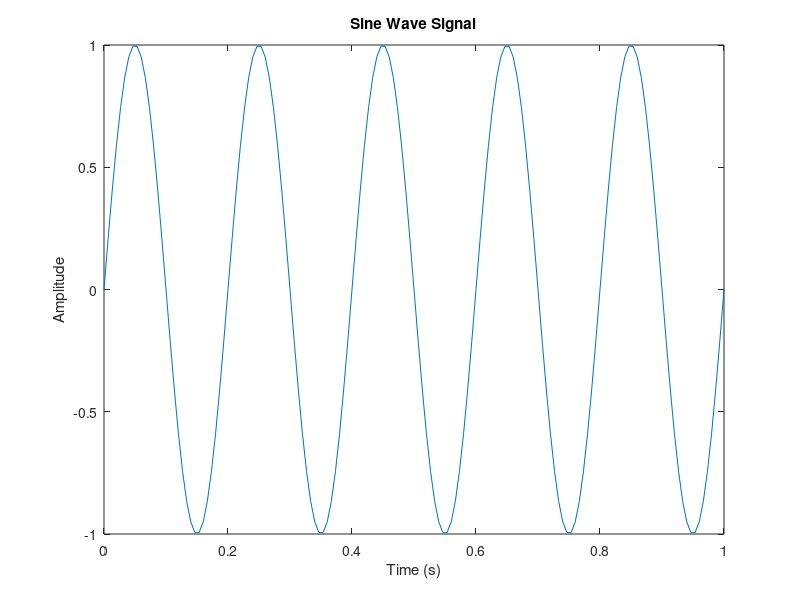
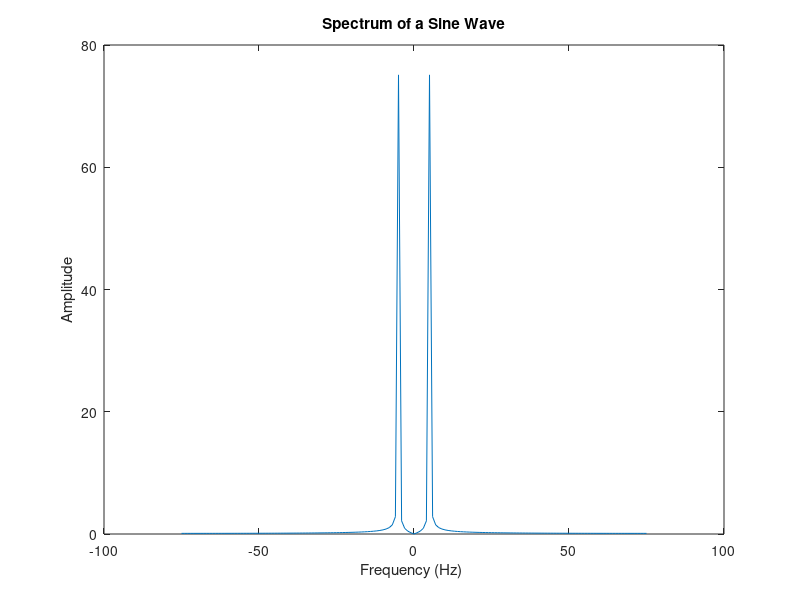

The MATLAB script that drew these images, in order:
Fs = 150;
t = 0:1/Fs:1;
f = 5;
x = sin(2*pi*f*t);
X = fftshift(fft(x));

X_mag = abs(X);

df = -Fs/2:1:Fs/2;

figure(1);
plot(t,x);
title('Sine Wave Signal');
xlabel('Time (s)');
ylabel('Amplitude');
figure(2);
plot(df,X_mag);
title('Spectrum of a Sine Wave');
xlabel('Frequency (Hz) ');
ylabel('Amplitude');


